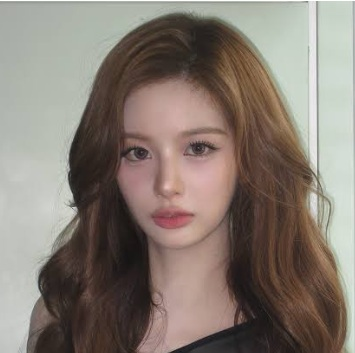
#> input picture img/sullyoon.jpg, 355 x 353 px; its folder holds 4 pictures in this run
$ python 6_project01.py
#> lines starting #> are read from the running program, lines starting #| are printed output that depends on the picture; after the words box and inside, x2 and y2 are one past the last pixel; in counts of white or black regions, pixels touching at a corner belong together
### src/haar_utils.py
import cv2
import numpy as np

def preprocessing(fname):
#> called with fname = 'sullyoon.jpg'
    img = cv2.imread('../img/'+fname, cv2.IMREAD_COLOR)
#> img is the input picture: shape (353, 355, 3); mean B, G, R 114.2, 123, 134.1

    if img is None :
        return None, None

    img_gray = cv2.cvtColor(img, cv2.COLOR_BGR2GRAY)
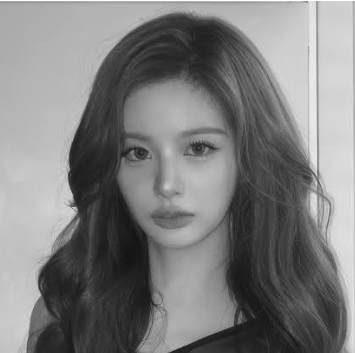
#> img_gray: shape (353, 355); min 18, max 255, mean 125.3

    img_gray = cv2.equalizeHist(img_gray)
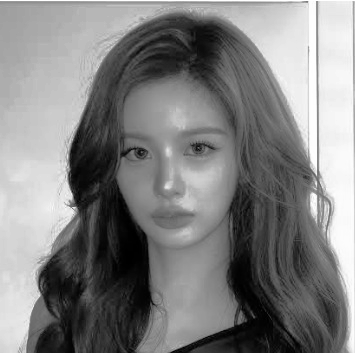
#> img_gray: shape (353, 355); min 0, max 255, mean 128.4

    return img, img_gray

def correct_image(img, face_center, eye_centers):
    pt0, pt1 = eye_centers

    if pt0[0] > pt1[0]:
        pt0, pt1 = pt1, pt0
    dx, dy = np.subtract(pt1, pt0)

    angle = cv2.fastAtan2(float(dy), float(dx))

    rot_matrix = cv2.getRotationMatrix2D((float(face_center[0]), float(face_center[1])), angle, 1)
    size = img.shape[1::-1]
    img_correction = cv2.warpAffine(img, rot_matrix, size, cv2.INTER_CUBIC)

    eye_centers = np.expand_dims(eye_centers, axis=0)
    eye_correct_centers = cv2.transform(eye_centers, rot_matrix)
    eye_correct_centers = np.squeeze(eye_correct_centers, axis=0)

    return img_correction, eye_correct_centers


def define_roi(pt, size):
    return np.ravel((pt, size)).astype('int')

def detect_object(center, face):
    w, h = np.array(face[2:4])
    center = np.array(center)

    gap_face = np.multiply((w, h), (0.45, 0.65))
    pt_face_start = center - gap_face
    pt_face_end = center + gap_face
    hair = define_roi(pt_face_start, pt_face_end - pt_face_start)

    size = np.multiply(hair[2:4], (1, 0.4))
    hair_upper = define_roi(pt_face_start, size)
    hair_lower = define_roi(pt_face_end - size, size)

    gap_lip = np.multiply((w, h), (0.18, 0.10))
    lip_center = center +(0, int(h*0.3))

    pt_lip_start = lip_center - gap_lip
    pt_lip_end = lip_center + gap_lip

    lip = define_roi(pt_lip_start, pt_lip_end - pt_lip_start)

    return [hair_upper, hair_lower, lip, hair]

def draw_ellipse(img, roi, ratio, color, thickness=cv2.FILLED):
    x, y, w, h = roi
    center = (x+w//2, y+h//2)
    size = (int(w*ratio), int(h*ratio))
    cv2.ellipse(img, center, size, 0, 0, 360, color, thickness)
    return img

def make_masks(rois, shape):
    base_mask = np.full(shape, 255, np.uint8)

    hair_mask = draw_ellipse(base_mask, rois[3], 0.45, 0)
    cv2.imshow('hair_maks', hair_mask)

    lip_mask = draw_ellipse(np.copy(hair_mask), rois[2], 0.40, 255)
    cv2.imshow('lip_mask', lip_mask)

    masks = [hair_mask, hair_mask, lip_mask, ~lip_mask]
    masks = [mask[y:y+h, x:x+w] for mask, (x, y, w, h) in zip(masks, rois)]

    return masks

def calc_histo(img, rois, masks):
    bsize = (64, 64, 64)
    ranges = (0, 256, 0, 256, 0, 256)
    sub_imgs = [img[y:y+h, x:x+w] for x, y, w, h in rois]

    hists = [cv2.calcHist([sub_img], [0, 1, 2], mask, bsize, ranges, 3)
             for sub_img, mask in zip(sub_imgs, masks)]
    hists = [h/np.sum(h) for h in hists]

    sim_face_lip = cv2.compareHist(hists[2], hists[3], cv2.HISTCMP_CORREL)
    sim_hair = cv2.compareHist(hists[0], hists[1], cv2.HISTCMP_CORREL)
    return sim_face_lip, sim_hair

def classify_gender(img, sims):
    criteria = 0.25 if sims[0] > 0.2 else 0.1
    gender = 'Woman' if sims[1] > criteria else 'Man'

    print(gender+' : 입술-얼굴 유사도 %4.2f, 윗-귀밑머리 유사도 %4.2f' %(sims))
    return gender

def display(img, face_center, eye_centers, rois, gender):
    cv2.circle(img, face_center, 2, (0, 0, 255), 2)

    cv2.circle(img, tuple(eye_centers[0]), 20, (0, 255, 0), 2)
    cv2.circle(img, tuple(eye_centers[1]), 20, (0, 255, 0), 2)

    draw_ellipse(img, rois[2], 0.45, (0, 0, 255), 2)
    draw_ellipse(img, rois[3], 0.45, (0, 0, 255), 2)

    cv2.putText(img, gender, (10, 30), cv2.FONT_HERSHEY_DUPLEX, 1.0, (255, 0, 0), 3)
    cv2.imshow('final result', img)

### src/6_project01.py
# 성별 분류 완료
# 전처리 함수 및 보정 이미지 함수 포함
from haar_utils import *

# cascade classifier 로드
face_cascade = cv2.CascadeClassifier('../data/haarcascade_frontalface_alt2.xml')
eye_cascade = cv2.CascadeClassifier('../data/haarcascade_eye.xml')


img, img_gray = preprocessing('sullyoon.jpg')


# 이미지 로드에 실패할 경우 예외(Exception) 발생시킴
if img is None:
    raise Exception('사진을 여는데 실패했습니다.')

faces = face_cascade.detectMultiScale(img_gray)
#> faces = [[91, 91, 158, 158]]
print('찾은 얼굴 수 : %d' % len(faces))
#| 찾은 얼굴 수 : 1

#모든 얼굴을 순회하며 처리
for (x, y, w, h) in faces:
    # 얼굴의 이미지 영역 자르기
    face_gray = img_gray[y:y+h, x:x+w]
    face_img = img[y:y+h, x:x+w]

    # 눈 인식하기
    eyes = eye_cascade.detectMultiScale(face_gray, 1.1, 2, 0, (30,30), (80,80))
    print('찾은 눈의 수 : %d' % len(eyes))

    if len(eyes) == 2:  # 찾은 눈의 수가 2개일 경우
        face_center = (x+w//2, y+h//2)  # 얼굴의 중심점, // --> 몫을 취함
        # 눈의 중심점들 --> 현재 눈은 2개 찾음
        eye_centers = [(x+ex+ew//2, y+ey+eh//2) for ex,ey,ew,eh in eyes]
        # 보정된 이미지와 보정된 눈의 중심점 구함
        corr_img, corr_eye_centers = correct_image(img, face_center, eye_centers)

        # 머리카락/입술 영역 추출 --> faces[0]은 첫번째 얼굴
        # rois --> [hair upper, hair lower, lip, hair]
        rois = detect_object(face_center, faces[0])
        # 네개의 마스크 구하기, 입력은 네개의 영역과 수정된 이미지의 크기
        # 4개의 영역 --> 윗머리, 귀머리카락, 입술, 얼굴(머리카락)
        masks = make_masks(rois, corr_img.shape[:2])

        # 유사도 계산 및 출력
        sims = calc_histo(corr_img, rois, masks)
        # 남녀 성별 구분 --> 이미지 및 출력문으로 성별 표시
        gender = classify_gender(img, sims)
        # 출력 --> 얼굴, 눈, 입술 주위에 도형 표시
        display(corr_img, face_center, corr_eye_centers, rois, gender)
#> this loop made 1 pass
#> (eyes, face_center, dx in correct_image) on pass 1: ([[85, 35, 47, 47], [24, 40, 43, 43]], (170, 170), 63)
#| 찾은 눈의 수 : 2
#| Woman : 입술-얼굴 유사도 0.04, 윗-귀밑머리 유사도 0.12
#> pass 1, `face_gray = img_gray[y:y+h, x:x+w]`:
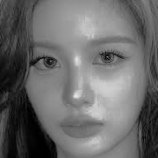
#> face_gray: shape (158, 158); min 0, max 229, mean 106
#> pass 1, `face_img = img[y:y+h, x:x+w]`:
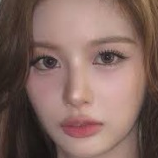
#> face_img: shape (158, 158, 3); mean B, G, R 95.6, 102.9, 130.5
#> pass 1, in correct_image, `img_correction = cv2.warpAffine(img, rot_matrix, size, cv2.INTER_CUBIC)`:
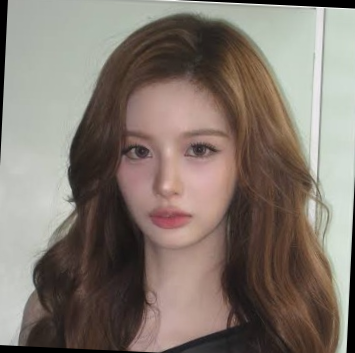
#> img_correction: shape (353, 355, 3); mean B, G, R 110.7, 119.4, 130.4
#> pass 1, in make_masks, `hair_mask = draw_ellipse(base_mask, rois[3], 0.45, 0)`:
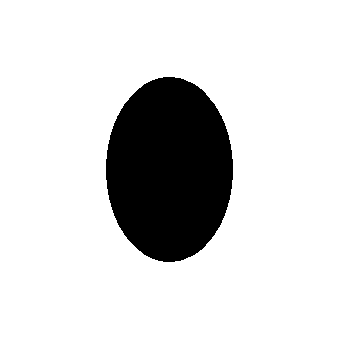
#> hair_mask: shape (353, 355); 85.3% white; 1 black region, box (x1, y1, x2, y2) and area: (106, 77, 233, 262) 18419
#> after the loop:
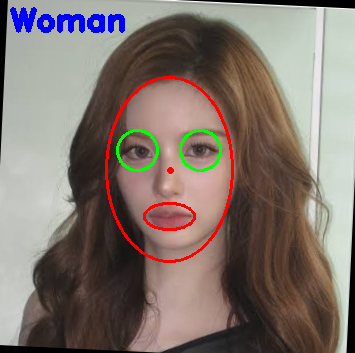
#> corr_img: shape (353, 355, 3); mean B, G, R 109.7, 116.6, 129.4

cv2.waitKey(0)
cv2.destroyAllWindows()
